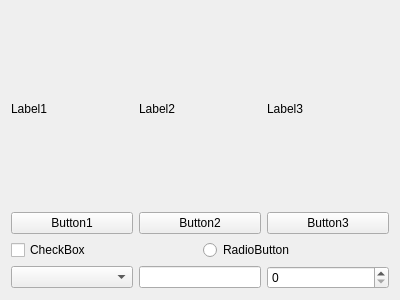
<?xml version="1.0" encoding="UTF-8"?>
<ui version="4.0">
 <class>Form</class>
 <widget class="QWidget" name="Form">
  <property name="geometry">
   <rect>
    <x>0</x>
    <y>0</y>
    <width>400</width>
    <height>300</height>
   </rect>
  </property>
  <property name="windowTitle">
   <string>Form</string>
  </property>
  <layout class="QVBoxLayout" name="verticalLayout">
   <item>
    <layout class="QHBoxLayout" name="horizontalLayout">
     <item>
      <widget class="QLabel" name="Label1">
       <property name="text">
        <string>Label1</string>
       </property>
      </widget>
     </item>
     <item>
      <widget class="QLabel" name="Label2">
       <property name="text">
        <string>Label2</string>
       </property>
      </widget>
     </item>
     <item>
      <widget class="QLabel" name="Label3">
       <property name="text">
        <string>Label3</string>
       </property>
      </widget>
     </item>
    </layout>
   </item>
   <item>
    <layout class="QHBoxLayout" name="horizontalLayout_2">
     <item>
      <widget class="QPushButton" name="Button1">
       <property name="text">
        <string>Button1</string>
       </property>
      </widget>
     </item>
     <item>
      <widget class="QPushButton" name="Button2">
       <property name="text">
        <string>Button2</string>
       </property>
      </widget>
     </item>
     <item>
      <widget class="QPushButton" name="Button3">
       <property name="text">
        <string>Button3</string>
       </property>
      </widget>
     </item>
    </layout>
   </item>
   <item>
    <layout class="QHBoxLayout" name="horizontalLayout_3">
     <item>
      <widget class="QCheckBox" name="CheckBox">
       <property name="text">
        <string>CheckBox</string>
       </property>
      </widget>
     </item>
     <item>
      <widget class="QRadioButton" name="RadioButton">
       <property name="text">
        <string>RadioButton</string>
       </property>
      </widget>
     </item>
    </layout>
   </item>
   <item>
    <layout class="QHBoxLayout" name="horizontalLayout_4">
     <item>
      <widget class="QComboBox" name="ComboBox">
       <property name="sizePolicy">
        <sizepolicy hsizetype="Preferred" vsizetype="Fixed">
         <horstretch>0</horstretch>
         <verstretch>0</verstretch>
        </sizepolicy>
       </property>
      </widget>
     </item>
     <item>
      <widget class="QLineEdit" name="LineEdit">
       <property name="sizePolicy">
        <sizepolicy hsizetype="Preferred" vsizetype="Fixed">
         <horstretch>0</horstretch>
         <verstretch>0</verstretch>
        </sizepolicy>
       </property>
      </widget>
     </item>
     <item>
      <widget class="QSpinBox" name="SpinBox">
       <property name="sizePolicy">
        <sizepolicy hsizetype="Preferred" vsizetype="Fixed">
         <horstretch>0</horstretch>
         <verstretch>0</verstretch>
        </sizepolicy>
       </property>
      </widget>
     </item>
    </layout>
   </item>
  </layout>
 </widget>
 <resources/>
 <connections/>
</ui>
